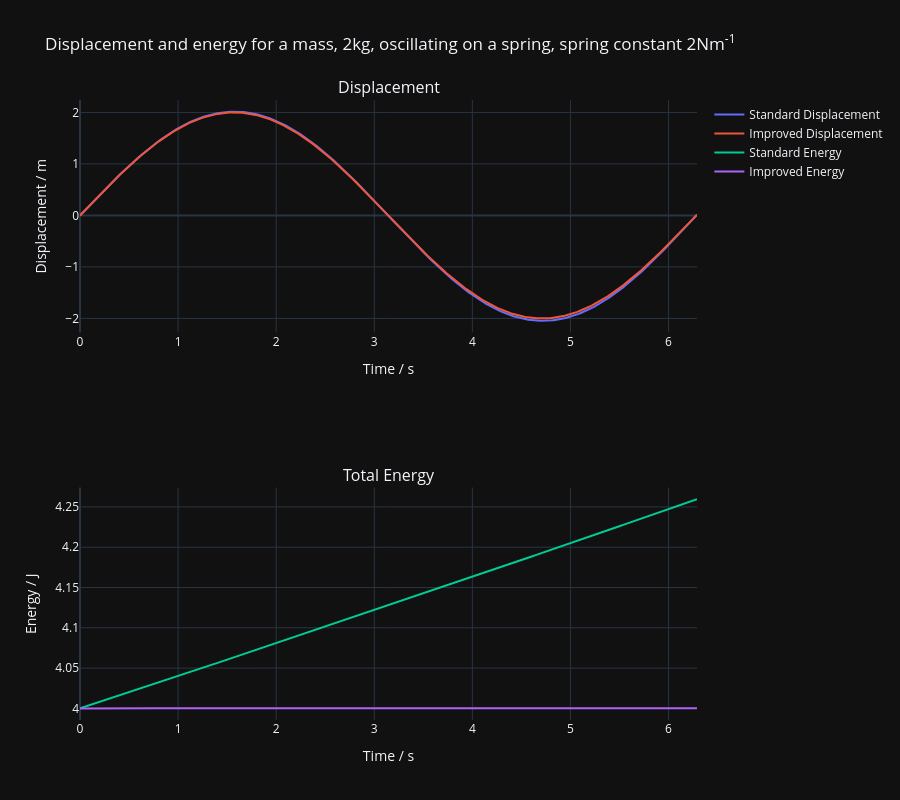

The notebook cell saved with this chart:
### Markdown cell above
## Plot of Displacement and Energy

### Code cell
fig = sp.make_subplots(
    rows=2,
    cols=1, 
    subplot_titles=("Displacement", "Total Energy")
)

# Displacement 
fig.add_trace(go.Scatter(x=t, y=x_standard, name="Standard Displacement"), row=1, col=1)
fig.add_trace(go.Scatter(x=t, y=x_improved, name="Improved Displacement"), row=1, col=1)


# Energy
fig.add_trace(go.Scatter(x=t, y=E_standard, name="Standard Energy"), row=2, col=1)
fig.add_trace(go.Scatter(x=t, y=E_improved, name="Improved Energy"), row=2, col=1)

fig.update_xaxes(title_text="Time / s", col=1)
fig.update_yaxes(title_text="Displacement / m", col=1, row=1)
fig.update_yaxes(title_text="Energy / J", col=1, row=2)

fig.update_layout(
    title=f"Displacement and energy for a mass, {m}kg, oscillating on a spring, spring constant {k}Nm<sup>-1</sup>",
    template="plotly_dark",
    height=800
)

fig.show()

### Figure 1 — Plotly figure (JSON) as saved in the notebook; plotly's stock layout.template omitted (floating-point values rounded to 4 significant figures; data arrays with more than 128 entries replaced by an {"elided": "..."} marker saying what was removed)
{"data": [{"name": "Standard Displacement", "type": "scatter", "x": {"elided": "630 float values"}, "xaxis": "x", "y": {"elided": "630 float values"}, "yaxis": "y"}, {"name": "Improved Displacement", "type": "scatter", "x": {"elided": "630 float values"}, "xaxis": "x", "y": {"elided": "630 float values"}, "yaxis": "y"}, {"name": "Standard Energy", "type": "scatter", "x": {"elided": "630 float values"}, "xaxis": "x2", "y": {"elided": "630 float values"}, "yaxis": "y2"}, {"name": "Improved Energy", "type": "scatter", "x": {"elided": "630 float values"}, "xaxis": "x2", "y": {"elided": "630 float values"}, "yaxis": "y2"}], "layout": {"annotations": [{"font": {"size": 16}, "showarrow": false, "text": "Displacement", "x": 0.5, "xanchor": "center", "xref": "paper", "y": 1, "yanchor": "bottom", "yref": "paper"}, {"font": {"size": 16}, "showarrow": false, "text": "Total Energy", "x": 0.5, "xanchor": "center", "xref": "paper", "y": 0.375, "yanchor": "bottom", "yref": "paper"}], "height": 800, "title": {"text": "Displacement and energy for a mass, 2kg, oscillating on a spring, spring constant 2Nm<sup>-1</sup>"}, "xaxis": {"anchor": "y", "domain": [0, 1], "title": {"text": "Time / s"}}, "xaxis2": {"anchor": "y2", "domain": [0, 1], "title": {"text": "Time / s"}}, "yaxis": {"anchor": "x", "domain": [0.625, 1], "title": {"text": "Displacement / m"}}, "yaxis2": {"anchor": "x2", "domain": [0, 0.375], "title": {"text": "Energy / J"}}}}
